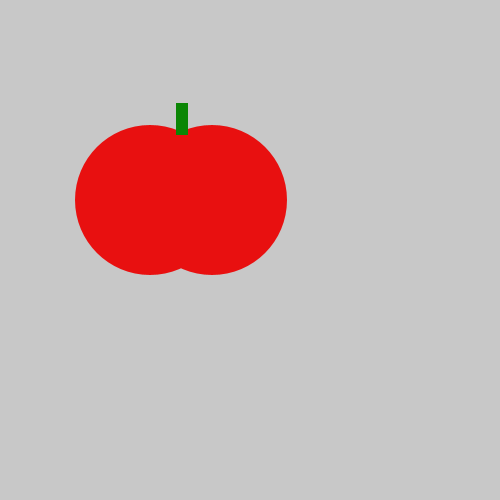
Frame 1 (no input)
Frame 60 (the mouse pressed at the canvas centre just before this capture): identical to frame 1, image omitted
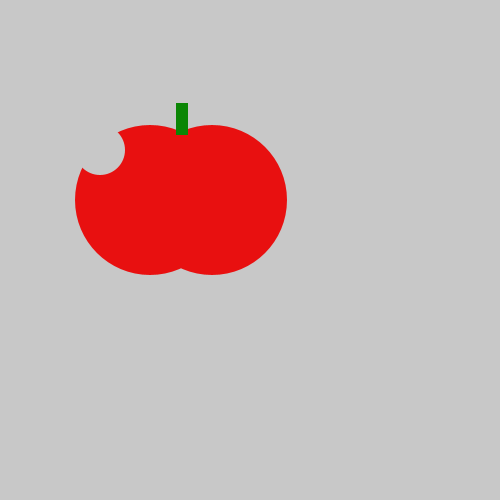
Frame 120 (the mouse held since frame 60 and released just before this capture)

The Processing sketch that drew these frames (run headless with seeded random() and noise(); from frame 60 on, the mouse is pressed at the canvas centre):

// Processing sketch: tasty_tomato
// ── tasty_tomato.pde
void setup() {
  size(500, 500);
}
void draw() {
    background(200, 200, 200);
    noStroke();
     fill(#E81010);
    ellipse(150, 200, 150, 150);
    ellipse(212, 200, 150, 150);
    fill(#0B8605);
    rect(176, 103, 12, 32);
    if(mousePressed) {
    fill(200, 200, 200);
    ellipse(100, 150, 50, 50);
    }
}
